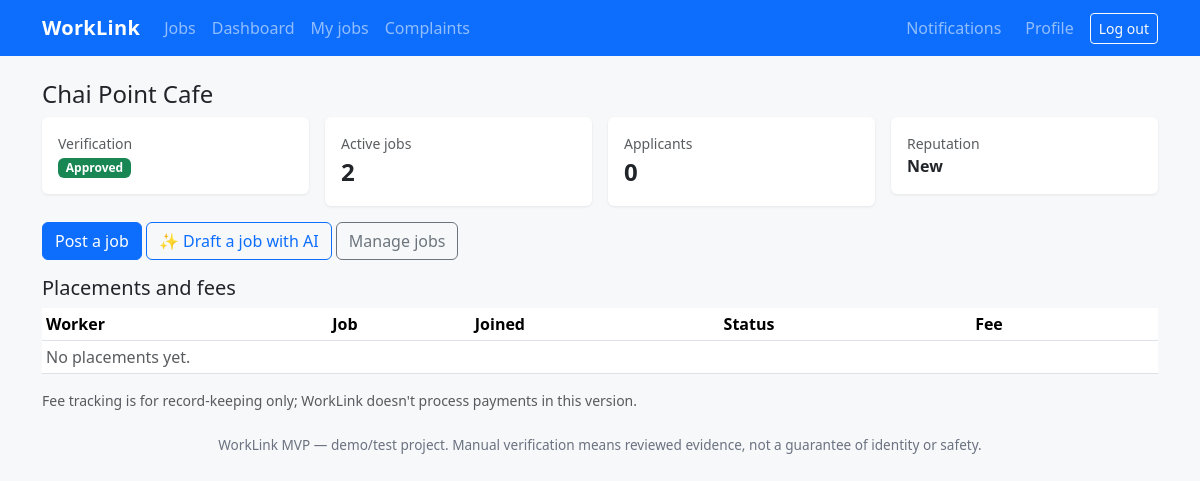
Page /accounts/dashboard/ (signed in) on the committed database.
### accounts/models.py (models this page shows, shortened)
class ReputationMixin:
    @property
    def reputation(self):
        from django.db.models import Avg, Count
        from trust.models import Review
        agg = Review.objects.filter(target=self.user, moderation_status="PUBLISHED").aggregate(
            avg=Avg("rating"), n=Count("id")
        )
        if not agg["n"]:
            return "New"
        s = "" if agg["n"] == 1 else "s"
        return f"{agg['avg']:.1f}/5 ({agg['n']} review{s})"

class BusinessProfile(ReputationMixin, models.Model):
    user = models.OneToOneField(settings.AUTH_USER_MODEL, on_delete=models.CASCADE)
    business_name = models.CharField(max_length=150)
    category = models.CharField(max_length=100, blank=True, help_text="e.g. Cafe, Retail, Printing")
    area = models.CharField(max_length=120, blank=True, help_text="Public, approximate area")
    address = models.CharField(max_length=250, blank=True, help_text="Private. Not shown publicly.")
    phone = models.CharField(max_length=20, blank=True, validators=[phone_validator],
                             help_text="Private. Coordinator-mediated contact is the default.")
    description = models.TextField(blank=True)
    verification_status = models.CharField(max_length=20, choices=VerificationStatus.choices,
                                           default=VerificationStatus.NOT_SUBMITTED)
    created_at = models.DateTimeField(auto_now_add=True)
    updated_at = models.DateTimeField(auto_now=True)
    @property
    def is_verified(self):
        return self.verification_status == VerificationStatus.APPROVED

### accounts/views.py (the view, shortened to what this page needs)
# urls.py: path("dashboard/", views.dashboard, name="dashboard"),
@login_required
def dashboard(request):
    role = get_role(request.user)
    if role == "admin":
        return redirect("admin:index")
    if role == "business":
        business = request.user.businessprofile
        jobs = Job.objects.filter(business=business)
        placements = (Placement.objects.filter(application__job__business=business)
                      .select_related("application__job", "application__worker", "fee"))
        return render(request, "accounts/business_dashboard.html", {
            "business": business, "jobs": jobs[:5],
            "active_jobs": jobs.filter(status=Job.Status.PUBLISHED).count(),
            "applicant_count": Application.objects.filter(job__business=business).count(),
            "placements": placements,
        })
    raise PermissionDenied

### accounts/permissions.py (called while the page is built)
def get_role(user):
    if not user.is_authenticated:
        return None
    if user.is_staff:
        return "admin"
    if hasattr(user, "workerprofile"):
        return "worker"
    if hasattr(user, "businessprofile"):
        return "business"
    return None

### accounts/templatetags/worklink.py (called while the page is built)
@register.filter
def badge(value):
    value = str(value)
    if value in _GOOD:
        return "text-bg-success"
    if value in _BAD:
        return "text-bg-danger"
    if value in _WARN:
        return "text-bg-warning"
    return "text-bg-secondary"

### notifications/context_processors.py (called while the page is built)
def unread_notifications(request):
    user = getattr(request, "user", None)
    if user is not None and user.is_authenticated:
        return {"unread_count": user.notifications.filter(is_read=False).count()}
    return {"unread_count": 0}

### templates/accounts/business_dashboard.html
{% extends "base.html" %}
{% load worklink %}
{% block content %}
<h1 class="h4">{{ business.business_name }}</h1>
<div class="row g-3 mb-3">
  <div class="col-md-3"><div class="card"><div class="card-body"><div class="text-muted small">Verification</div>
    <span class="badge {{ business.verification_status|badge }}">{{ business.get_verification_status_display }}</span>
    {% if not business.is_verified %}<div class="mt-2"><a href="{% url 'verification' %}">Submit / check</a></div>{% endif %}</div></div></div>
  <div class="col-md-3"><div class="card"><div class="card-body"><div class="text-muted small">Active jobs</div><strong class="fs-4">{{ active_jobs }}</strong></div></div></div>
  <div class="col-md-3"><div class="card"><div class="card-body"><div class="text-muted small">Applicants</div><strong class="fs-4">{{ applicant_count }}</strong></div></div></div>
  <div class="col-md-3"><div class="card"><div class="card-body"><div class="text-muted small">Reputation</div><strong>{{ business.reputation }}</strong></div></div></div>
</div>
<a class="btn btn-primary mb-3" href="{% url 'job_create' %}">Post a job</a>
<a class="btn btn-outline-primary mb-3" href="{% url 'ai_job_draft' %}">✨ Draft a job with AI</a>
<a class="btn btn-outline-secondary mb-3" href="{% url 'my_jobs' %}">Manage jobs</a>
<h2 class="h5">Placements and fees</h2>
<div class="table-responsive"><table class="table table-sm bg-white">
  <thead><tr><th>Worker</th><th>Job</th><th>Joined</th><th>Status</th><th>Fee</th><th></th></tr></thead>
  <tbody>
  {% for p in placements %}
    <tr><td>{{ p.application.worker.display_name }}</td><td>{{ p.application.job.title }}</td><td>{{ p.joined_at }}</td>
      <td><span class="badge {{ p.status|badge }}">{{ p.get_status_display }}</span></td>
      <td>{% if p.fee %}<span class="badge {{ p.fee.status|badge }}">{{ p.fee.get_status_display }}</span>{% else %}-{% endif %}</td>
      <td><a href="{% url 'application_detail' p.application.pk %}">Open</a></td></tr>
  {% empty %}<tr><td colspan="6" class="text-muted">No placements yet.</td></tr>{% endfor %}
  </tbody></table></div>
<p class="small text-muted">Fee tracking is for record-keeping only; WorkLink doesn't process payments in this version.</p>
{% endblock %}

### static/css/site.css (style rules this page uses)
body { background: #f7f8fa; }
.card { border: 0; box-shadow: 0 1px 3px rgba(0,0,0,.08); }

### rows in the picture
BusinessProfile: business_name "Chai Point Cafe", verification_status "Approved", reputation "New"

### other values in the picture
{{ active_jobs }} "2"
{{ applicant_count }} "0"
